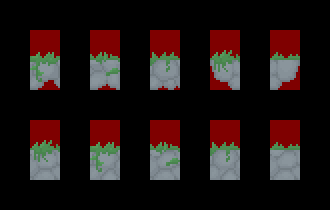

A 2D game scene composited from a Tiled map and its tileset images. What follows is a short description and the map's XML, with each tile layer's data collapsed to a summary:
An orthogonal 11x7 tile map with 30x30 px tiles, 4 tile layers (regions_input, regions_output, input_platforms, output_foreground), 2 tilesets.

<map version="1.0" orientation="orthogonal" width="11" height="7" tilewidth="30" tileheight="30">
 <tileset firstgid="1" name="tileset" tilewidth="30" tileheight="30">
  <image source="../images/tileset.png" width="150" height="150" />
 </tileset>
 <tileset firstgid="26" name="misc" tilewidth="30" tileheight="30">
  <image source="../images/misc.png" width="30" height="30" />
 </tileset>
 <layer name="regions_input" width="11" height="7">
  <data>[77 cells, 10 non-empty, 1 distinct tile ids]</data>
 </layer>
 <layer name="regions_output" width="11" height="7">
  <data>[77 cells, 10 non-empty, 1 distinct tile ids]</data>
 </layer>
 <layer name="input_platforms" width="11" height="7">
  <data>[77 cells, 10 non-empty, 10 distinct tile ids]</data>
 </layer>
 <layer name="output_foreground" width="11" height="7">
  <data>[77 cells, 10 non-empty, 5 distinct tile ids]</data>
 </layer>
</map>